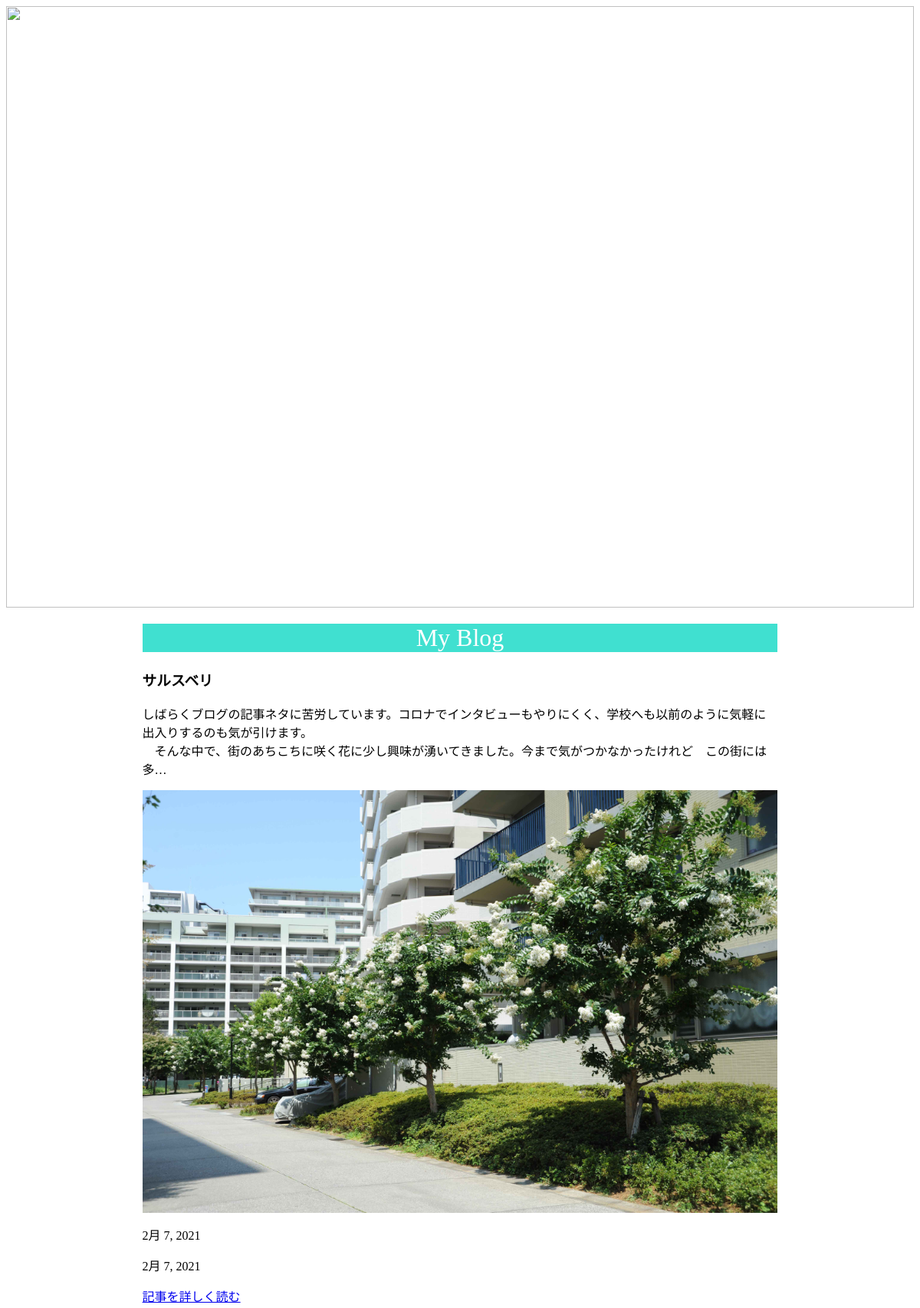
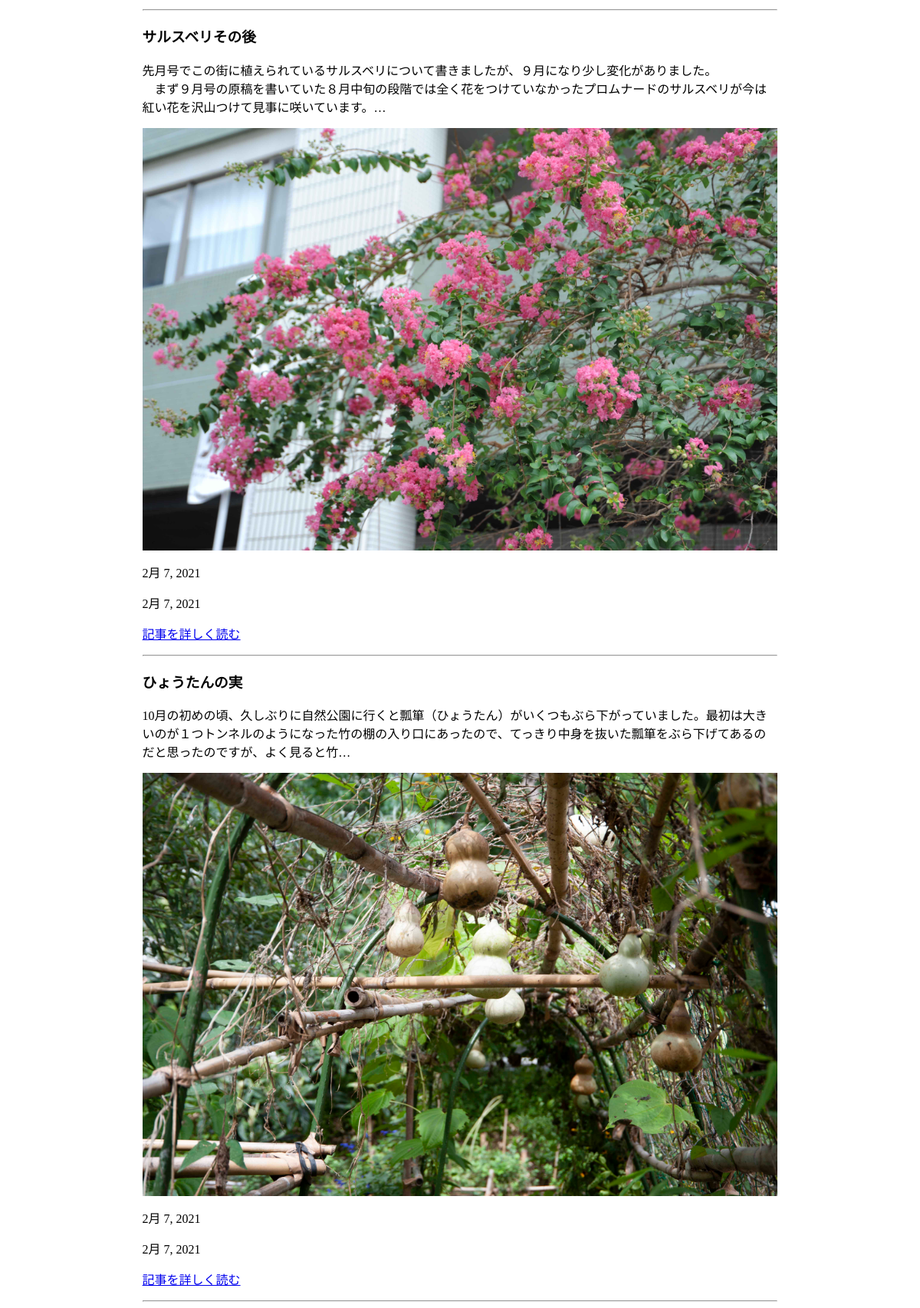
Screenshot of /blog/ with the database file from the repository (2 pictures, top to bottom).
### blog/models.py (models this page shows, shortened)
class Post(models.Model):
    title = models.CharField(max_length=40)
    text = models.TextField()
    image = models.ImageField(null=True, upload_to='media/images')
    posted_at = models.DateField()
    updated_at = models.DateField()

### blog/views.py (the view)
# urls.py: path('', views.index, name='index'),
def index(request):
    posts = Post.objects.all()
    params = {
        'posts':posts,
    }
    return render(request, 'blog/index.html', params)

### blog/templates/blog/index.html (shortened to what this page needs)
{% load static %}
<html lang="ja">
<head>
    <link rel="stylesheet" href="{% static 'blog/css/style.css' %}"
</head>
<body>
    <img src="{% static 'blog/images/TopPhoto.jpg' %}">
    <div class="container">
    <h1>My Blog</h1>
    {% for post in posts %}
    <div>
    <h3>{{ post.title }}</h3>
    <p>{{ post.text|truncatechars:120|linebreaks }}</p>
    <img src="{{ post.image.url }}">
    <p>{{ post.posted_at }}</p>
    <p>{{ post.updated_at }}</p>
    <p><a href="{% url 'detail' post.id %}">記事を詳しく読む</a></p>
    <hr />
    </div>
    {% endfor %}
    </div>
</body>
</html>

### blog/static/blog/css/style.css (style rules this page uses)
img { width: 100%; max-width: 1200px; margin: 0 auto; }
.container { width:70%; margin: 0 auto; }
h1 { font-weight: 400; text-align: center; color: #fff; background-color: #40e0d0; }

### rows the page displays
Post: title "サルスベリ", text "しばらくブログの記事ネタに苦労しています。コロナでインタビューもやりにくく、学校へも以前のように気軽に出入りするのも気が引けます。 そんな中で、街のあちこちに咲く花に少し興味が湧いてきました。今まで気がつかなかったけれど この街には多…", image (picture), posted_at "2月 7, 2021", updated_at "2月 7, 2021"
Post: title "サルスベリその後", text "先月号でこの街に植えられているサルスベリについて書きましたが、９月になり少し変化がありました。 まず９月号の原稿を書いていた８月中旬の段階では全く花をつけていなかったプロムナードのサルスベリが今は紅い花を沢山つけて見事に咲いています。…", image (picture), posted_at "2月 7, 2021", updated_at "2月 7, 2021"
Post: title "ひょうたんの実", text "10月の初めの頃、久しぶりに自然公園に行くと瓢箪（ひょうたん）がいくつもぶら下がっていました。最初は大きいのが１つトンネルのようになった竹の棚の入り口にあったので、てっきり中身を抜いた瓢箪をぶら下げてあるのだと思ったのですが、よく見ると竹…", image (picture), posted_at "2月 7, 2021", updated_at "2月 7, 2021"
